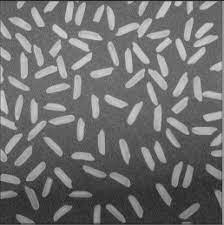
#> input picture rice.tif, 224 x 225 px
$ jupyter execute 2countRice.ipynb
#> lines starting #> are read from the running program, lines starting #| are printed output that depends on the picture; after the words box and inside, x2 and y2 are one past the last pixel; in counts of white or black regions, pixels touching at a corner belong together; long printed decimals are rounded
# Write a Python program to read ‘rice.tif’ image, count number of rice and display area (also specific range), major axis length, and perimeter.

[cell 1]
import cv2
import numpy as np
import matplotlib.pyplot as plt

# Load the rice.tif image in grayscale
image_path = 'rice.tif'
image = cv2.imread(image_path, cv2.IMREAD_GRAYSCALE)
#> image is the input picture: shape (225, 224); min 21, max 218, mean 111.1

# Apply thresholding to segment the rice grains
_, binary_image = cv2.threshold(image, 120, 255, cv2.THRESH_BINARY)
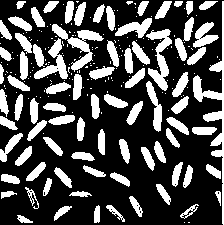
#> binary_image: shape (225, 224); 29.8% white; 234 white regions (153 under 20 px)

# Find contours of rice grains
contours, _ = cv2.findContours(binary_image, cv2.RETR_EXTERNAL, cv2.CHAIN_APPROX_SIMPLE)
#> contours = 234 contours, 153 with area under 20; largest, box (x1, y1, x2, y2) and area: (193, 1, 224, 225) 866, (52, 24, 104, 72) 604, (146, 29, 172, 91) 584, (34, 38, 68, 79) 439, (115, 18, 152, 38) 311

# Initialize variables to store rice statistics
total_rice = 0
total_area = 0
total_major_axis_length = 0
total_perimeter = 0

# Iterate through the detected rice grains
for contour in contours:
    area = cv2.contourArea(contour)
    perimeter = cv2.arcLength(contour, True)
    if area > 50:  # Filter out small noise contours
        total_rice += 1
        total_area += area
        ellipse = cv2.fitEllipse(contour)
        major_axis_length = max(ellipse[1])
        total_major_axis_length += major_axis_length
        total_perimeter += perimeter
#> this loop made 234 passes
#> (area, perimeter, total_area, ellipse, major_axis_length, total_major_axis_length, total_perimeter) on passes 3, 4, 5, 6, 7, 8, 10, 11: (55, 39.8, 55, ((24.11, 219.7), (5.64, 17.32), 115), 17.32, 17.32, 39.8), (88, 52.28, 143, ((61.92, 211.1), (6.15, 23.4), 49.83), 23.4, 40.71, 92.08), (75.5, 63.84, 218.5, ((114.2, 211.5), (5.02, 24.53), 132.8), 24.53, 65.24, 155.9), (73.5, 41.9, 292, ((97.36, 213.9), (8.12, 17.53), 10.5), 17.53, 82.77, 197.8), (87, 59.6, 379, ((188.6, 211.4), (6.2, 21.14), 52.5), 21.14, 103.9, 257.4), (108, 53.11, 487, ((136, 205.9), (6.12, 24.85), 150.7), 24.85, 128.8, 310.5), (62, 53.46, 549, ((79.62, 193.7), (4.99, 21.08), 90.84), 21.08, 149.8, 364), (52.5, 40.73, 601.5, ((5.2, 194.2), (5.62, 20.29), 80.85), 20.29, 170.1, 404.7)
#> (area, perimeter) on pass 9: (33.5, 33.9)
#> after the loop, total_area = 12129.5; total_major_axis_length = 2220.3; total_perimeter = 5621.3; total_rice = 77

# Calculate average statistics
average_area = total_area / total_rice
#> average_area = 157.5
average_major_axis_length = total_major_axis_length / total_rice
#> average_major_axis_length = 28.83
average_perimeter = total_perimeter / total_rice
#> average_perimeter = 73

# Display results
print("Total Rice Grains:", total_rice)
#| Total Rice Grains: 77
print("Average Area:", average_area)
#| Average Area: 157.526
print("Average Major Axis Length:", average_major_axis_length)
#| Average Major Axis Length: 28.835
print("Average Perimeter:", average_perimeter)
#| Average Perimeter: 73.003

# Draw contours on the image
contour_image = cv2.cvtColor(binary_image, cv2.COLOR_GRAY2BGR)
#> contour_image: shape (225, 224, 3); 29.8% white; 234 white regions (153 under 20 px), largest, box (x1, y1, x2, y2) and area: (193, 1, 224, 225) 1176, (52, 24, 104, 72) 712, (146, 29, 172, 91) 683
cv2.drawContours(contour_image, contours, -1, (0, 255, 0), 2)
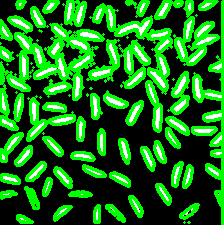
#> contour_image: shape (225, 224, 3); mean B, G, R 23.4, 114, 23.4
plt.imshow(contour_image)
plt.axis('off')
plt.tight_layout()
plt.show()

$ run again, with cat.jpg saved as rice.tif
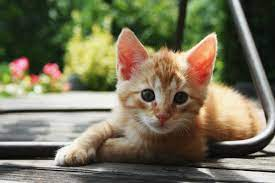
#> input picture cat.jpg, 275 x 183 px
#> `_, binary_image = cv2.threshold(image, 120, 255, cv2.THRESH_BINARY)`:
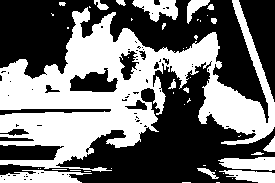
#> binary_image: shape (183, 275); 44.7% white; 45 white regions (29 under 20 px)
#> contours = 44 contours, 31 with area under 20; largest, box (x1, y1, x2, y2) and area: (0, 0, 275, 172) 19436, (0, 170, 92, 183) 722, (218, 157, 275, 171) 533, (132, 0, 178, 22) 528, (219, 170, 275, 183) 402
#> the loop `for contour in contours:` made 44 passes
#> (area, perimeter, total_area, ellipse, major_axis_length, total_major_axis_length, total_perimeter) on passes 6, 9, 11, 16, 18: (402, 145.5, 402, ((258.9, 176.3), (10.33, 71.13), 96.28), 71.13, 71.13, 145.5), (722.5, 266.5, 1124.5, ((39.87, 178.4), (15.4, 90.1), 88.36), 90.1, 161.2, 412), (66, 56.63, 1190.5, ((207, 171.8), (5.68, 22.36), 118.5), 22.36, 183.6, 468.6), (533, 140.6, 1723.5, ((259.9, 163.4), (12.12, 84.62), 91.32), 84.62, 268.2, 609.2), (80, 44.97, 1803.5, ((262.3, 150.9), (8.55, 13.96), 0), 13.96, 282.2, 654.2)
#> after the loop `for contour in contours:`: total_area = 22024.5; total_major_axis_length = 641.3; total_perimeter = 3497.8; total_rice = 9
#> average_area = 2447.2
#> average_major_axis_length = 71.25
#> average_perimeter = 388.6
#| Total Rice Grains: 9
#| Average Area: 2447.167
#| Average Major Axis Length: 71.251
#| Average Perimeter: 388.649
#> `cv2.drawContours(contour_image, contours, -1, (0, 255, 0), 2)`:
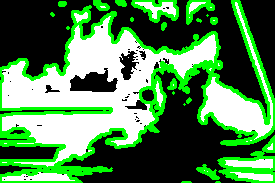
#> contour_image: shape (183, 275, 3); mean B, G, R 79.8, 133.7, 79.8
